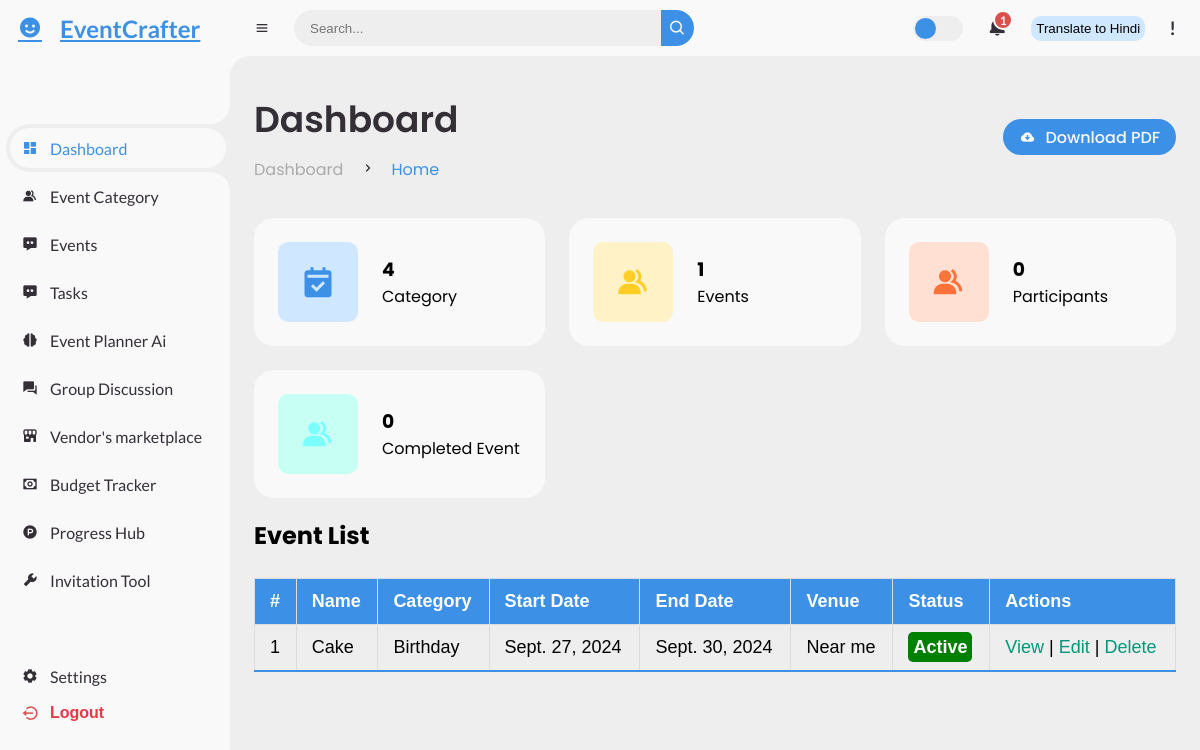
The page /dashboard/ (signed in) on the database its author committed.
### events/models.py (models this page shows, shortened)
class Event(models.Model):
    category = models.ForeignKey(EventCategory, on_delete=models.CASCADE)
    name = models.CharField(max_length=255, unique=True)
    user = models.ForeignKey('auth.User', on_delete=models.CASCADE)
    description = RichTextUploadingField()
    venue = models.CharField(max_length=255)
    start_date = models.DateField()
    end_date = models.DateField()
    location = LocationField()
    points = models.PositiveIntegerField()
    maximum_attende = models.PositiveIntegerField()
    created_user = models.ForeignKey('auth.User', on_delete=models.CASCADE, blank=True, null=True, related_name='event_created_user')
    updated_user = models.ForeignKey('auth.User', on_delete=models.CASCADE, blank=True, null=True, related_name='event_updated_user')
    created_date = models.DateField(auto_now_add=True)
    updated_date = models.DateField(auto_now_add=True)
    status_choice = (
        ('upcoming', 'Upcoming'),
        ('active', 'Active'),
        ('completed', 'Completed'),
        ('cancel', 'Cancel'),
    )
    status = models.CharField(choices=status_choice, max_length=10)

class EventCategory(models.Model):
    name = models.CharField(max_length=255, unique=True)
    code = models.CharField(max_length=6, unique=True, blank=True)  # Auto-generated numeric code
    created_user = models.ForeignKey(User, on_delete=models.CASCADE, related_name='created_event_categories')
    updated_user = models.ForeignKey(User, on_delete=models.CASCADE, related_name='updated_event_categories')
    created_date = models.DateField(auto_now_add=True)
    updated_date = models.DateField(auto_now=True)
    status_choice = (
        ('upcoming', 'Upcoming'),
        ('active', 'Active'),
        ('deleted', 'Deleted'),
        ('completed', 'Completed'),
    )
    status = models.CharField(choices=status_choice, max_length=10)
    def __str__(self):
        return self.name

### management/views.py (the view)
# urls.py: path('dashboard/', dashboard, name='dashboard'),
@login_required(login_url='login')
def dashboard(request):
    user = EventMember.objects.count()
    event_ctg = EventCategory.objects.count()
    event = Event.objects.count()
    complete_event = Event.objects.filter(status='completed').count()
    events = Event.objects.all()
    context = {
        'user': user,
        'event_ctg': event_ctg,
        'event': event,
        'complete_event': complete_event,
        'events': events
    }
    return render(request, 'dashboard.html', context)

### templates/dashboard.html (shortened to what this page needs)
{% extends 'base/base2.html' %}
{% block content %}
{% load static %}
<div class="head-title">
  <div class="left">
      <h1>Dashboard</h1>
      <ul class="breadcrumb">
          <li>
              <a href="#">Dashboard</a>
          </li>
          <li><i class='bx bx-chevron-right'></i></li>
          <li>
              <a class="active" href="#">Home</a>
          </li>
      </ul>
  </div>
  <a href="#" class="btn-download">
      <i class='bx bxs-cloud-download'></i>
      <span class="text">Download PDF</span>
  </a>
</div>
<ul class="box-info">
  <li><a href="{% url 'event-category-list' %}" style="color: inherit;" class="small-box-footer">
      <i class='bx bxs-calendar-check'></i>
      <div class="col-lg-3 col-6">
      <div class="small-box bg-info">
        <div class="inner">
          {% if event_ctg %}
            <h3>{{ event_ctg }}</h3>
          {% else %}
            <h3>0</h3>
          {% endif %}
          <p>Category</p>
        </div>
      </a>
  </li>
  <li>
    <a href="{% url 'event-list' %}" style="color: inherit;" class="small-box-footer">
      <i class='bx bxs-group'></i>
      <div class="col-lg-3 col-6">
        <div class="small-box bg-success">
          <div class="inner">
            {% if event %}
              <h3>{{ event }}</h3>
            {% else %}
              <h3>0</h3>
            {% endif %}
            <p>Events</p>
          </div>
        </div>
      </a>
  </li>
  <li>
    <a href="{% url 'join-event-list' %}" style="color: inherit;">
      <i class='bx bxs-group'></i>
      <div class="col-lg-3 col-6">
        <div class="small-box bg-warning">
          <div class="inner">
            {% if user %}
              <h3>{{ user }}</h3>
            {% else %}
              <h3>0</h3>
            {% endif %}
            <p>Participants</p>
          </div>
        </div>
      </a>
  </li>
  <li>
    <a href="{% url 'complete-event' %}" class="small-box-footer" style="color: inherit;">
      <i class='bx bxs-group'></i>
    <div class="col-lg-3 col-6">
      <div class="small-box bg-danger">
        <div class="inner">
          {% if complete_event %}
            <h3>{{ complete_event }}</h3>
          {% else %}
          <h3>0</h3>
          {% endif %}
          <p>Completed Event</p>
        </div>
      </div>
    </a>
</li>
</ul>
  <div class="row">
    <div class="col-md-12">
        <div class="card">
            <div class="card-body">
                <!DOCTYPE html>
                <html lang="en">
                <head>
                </head>
                <body>
                <h1 style="padding-top: 20px;">Event List</h1>
                <div class="table-responsive">
                    <table class="styled-table">
                        <thead>
                            <tr>
                                <th>#</th>
                                <th>Name</th>
                                <th>Category</th>
                                <th>Start Date</th>
                                <th>End Date</th>
                                <th>Venue</th>
                                <th>Status</th>
                                <th>Actions</th>
                            </tr>
                        </thead>
                        <tbody>
                            {% for event in events %}
                            <tr>
                                <td data-label="#"> {{ forloop.counter }}</td>
                                <td data-label="Name">{{ event.name|capfirst }}</td>
                                <td data-label="Category">{{ event.category }}</td>
                                <td data-label="Start Date">{{ event.start_date }}</td>
                                <td data-label="End Date">{{ event.end_date }}</td>
                                <td data-label="Venue">{{ event.venue|capfirst }}</td>
                                <td data-label="Status">
                                    {% if event.status == 'active' %}
                                    <span class="status active">{{ event.status|title }}</span>
                                    {% elif event.status == 'completed' %}
                                    <span class="status completed">{{ event.status|title }}</span>
                                    {% else %}
                                    <span class="status pending">{{ event.status|title }}</span>
                                    {% endif %}
                                </td>
                                <td data-label="Actions">
                                    <a href="{% url 'event-detail' event.pk %}" title="view">View</a> |
                                    <a href="{% url 'event-edit' event.pk %}" title="edit">Edit</a> |
                                    <a href="{% url 'event-delete' event.pk %}" title="delete">Delete</a>
                                </td>
                            </tr>
                            {% empty %}
                            <tr>
                                <td colspan="8">No events available.</td>
                            </tr>
                            {% endfor %}
                        </tbody>
                    </table>
                </div>
                </body>
                </html>
            </div>
        </div>
    </div>
</div>
{% endblock content %}

### static/css/mentor_dashboard.css (style rules this page uses)
* { margin: 0; padding: 0; box-sizing: border-box; }
a { text-decoration: none; }
li { list-style: none; }
:root { --poppins: "Poppins", sans-serif; --lato: "Lato", sans-serif; --light: #f9f9f9; --blue: #3c91e6; --light-blue: #cfe8ff; --grey: #eee; --dark-grey: #aaaaaa; --dark: #342e37; --red: #db504a; --yellow: #ffce26; --light-yellow: #fff2c6; --orange: #fd7238; --light-orange: #ffe0d3; }
html { overflow-x: hidden; }
body { background: var(--grey); overflow-x: hidden; }
#content main .head-title { display: flex; align-items: center; justify-content: space-between; grid-gap: 16px; flex-wrap: wrap; }
#content main .head-title .left h1 { font-size: 36px; font-weight: 600; margin-bottom: 10px; color: var(--dark); }
#content main .head-title .left .breadcrumb { display: flex; align-items: center; grid-gap: 16px; }
#content main .head-title .left .breadcrumb li { color: var(--dark); }
#content main .head-title .left .breadcrumb li a { color: var(--dark-grey); pointer-events: none; }
#content main .head-title .left .breadcrumb li a.active { color: var(--blue); pointer-events: unset; }
#content main .head-title .btn-download { height: 36px; padding: 0 16px; border-radius: 36px; background: var(--blue); color: var(--light); display: flex; justify-content: center; align-items: center; grid-gap: 10px; font-weight: 500; }
#content main .box-info { display: grid; grid-template-columns: repeat(auto-fit, minmax(240px, 1fr)); grid-gap: 24px; margin-top: 36px; }
#content main .box-info li { padding: 24px; background: var(--light); border-radius: 20px; display: flex; align-items: center; grid-gap: 24px; }
#content main .box-info li .bx { width: 80px; height: 80px; border-radius: 10px; font-size: 36px; display: flex; justify-content: center; align-items: center; }
#content main .box-info li:nth-child(1) .bx { background: var(--light-blue); color: var(--blue); }
#content main .box-info li:nth-child(2) .bx { background: var(--light-yellow); color: var(--yellow); }
#content main .box-info li:nth-child(3) .bx { background: var(--light-orange); color: var(--orange); }
#content main .box-info li:nth-child(4) .bx { background: rgb(200, 255, 245); color: rgb(122, 255, 255); }
ul { list-style-type: none; padding: 0; margin: 0; }

### templates/dashboard.html (style rules this page uses)
.styled-table { border-collapse: collapse; margin: 25px 0; font-size: 18px; font-family: 'Arial', sans-serif; width: 100%; text-align: left; }
.styled-table thead tr { background-color:var(--blue); color: #ffffff; text-align: left; font-weight: bold; }
.styled-table th, .styled-table td { padding: 12px 15px; border: 1px solid #dddddd; }
.styled-table tbody tr { border-bottom: 1px solid #dddddd; }
.styled-table tbody tr:last-of-type { border-bottom: 2px solid var(--blue); }
.status { font-weight: bold; padding: 5px; border-radius: 5px; }
.status.active { color: white; background-color: green; }
a { text-decoration: none; color: #009879; }
.table-responsive { overflow-x: auto; }

### rows shown on the page
Event: name "Cake", category "Birthday", start_date "Sept. 27, 2024", end_date "Sept. 30, 2024", venue "Near me", status "Active"

### other values the page prints
{{ event_ctg }} "4"
{{ event }} "1"
